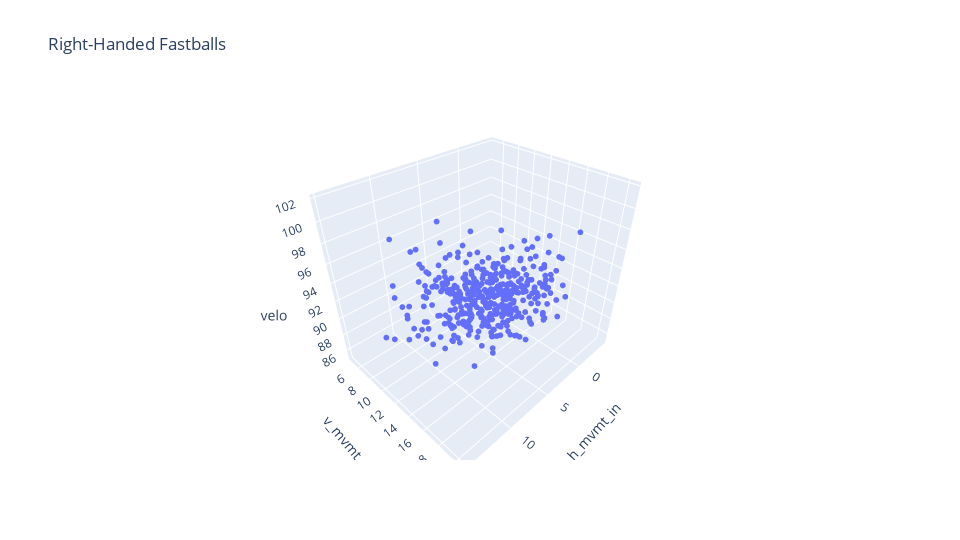

The code cell stored with this chart in its notebook:
### Markdown cell above
## Visualization: all points and best clustering
### maybe - just do in r

### Code cell
#plotly - interactive 3d plots
#NOT STANDARDIZED 
import plotly.express as px

# Get x, y, z from df
z = r_fastball_3['velo']
x = r_fastball_3['h_mvmt_in']
y = r_fastball_3['v_mvmt_in']

# Create an interactive 3D scatter plot using Plotly Express
fig = px.scatter_3d(r_fastball_3, x=x, y=y, z=z,
                    labels={'x': 'Velocity (mph)',
                            'y': 'Horizontal Movement (inches)',
                            'z': 'Vertical Movement (inches)'},
                    title='Right-Handed Fastballs')

fig.update_traces(marker=dict(size=2)) 
fig.update_layout(
    width=1920*2/4,  # Set the width to your screen width or desired width
    height=1080*2/4,  # Set the height to your screen height or desired height
)
# Show the interactive plot
fig.show()

### Figure 1 — Plotly figure (JSON) as saved in the notebook; plotly's stock layout.template omitted (floating-point values rounded to 4 significant figures; data arrays with more than 128 entries replaced by an {"elided": "..."} marker saying what was removed)
{"data": [{"hovertemplate": "h_mvmt_in=%{x}<br>v_mvmt_in=%{y}<br>velo=%{z}<extra></extra>", "legendgroup": "", "marker": {"color": "#636efa", "size": 2, "symbol": "circle"}, "mode": "markers", "name": "", "scene": "scene", "showlegend": false, "type": "scatter3d", "x": {"elided": "421 float values"}, "y": {"elided": "421 float values"}, "z": {"elided": "421 float values"}}], "layout": {"height": 540, "legend": {"tracegroupgap": 0}, "scene": {"domain": {"x": [0, 1], "y": [0, 1]}, "xaxis": {"title": {"text": "h_mvmt_in"}}, "yaxis": {"title": {"text": "v_mvmt_in"}}, "zaxis": {"title": {"text": "velo"}}}, "title": {"text": "Right-Handed Fastballs"}, "width": 960}}
